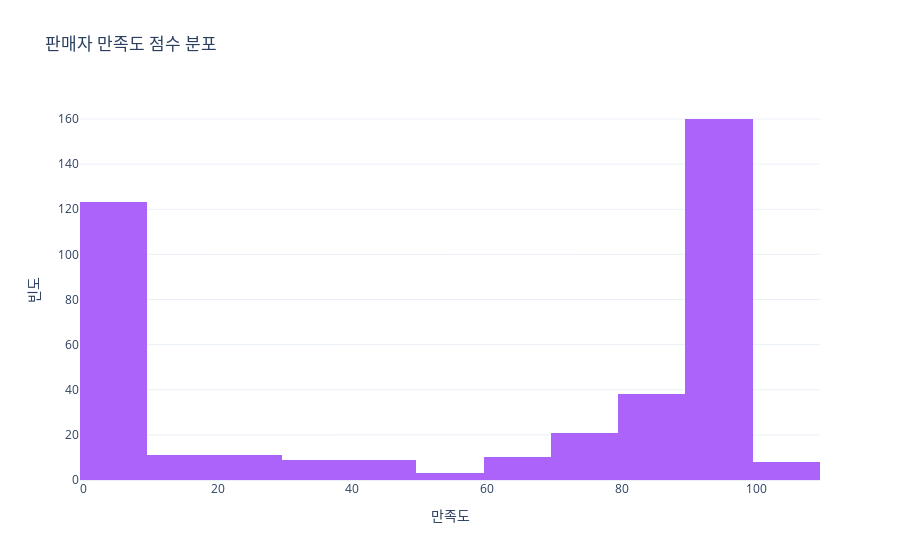

The cell this chart's notebook holds for it:
### Markdown cell above
## 4. 판매자 분석

판매자의 만족도 점수와 등록된 상품 수를 분석합니다.

### Code cell
fig = go.Figure()
fig.add_trace(go.Histogram(x=sellers_df['satisfaction_score'], nbinsx=20, marker_color='#AB63FA'))
fig.update_layout(
    title='판매자 만족도 점수 분포',
    xaxis_title='만족도',
    yaxis_title='빈도',
    template='plotly_white'
)
fig.show()

### Figure 1 — Plotly figure (JSON) as saved in the notebook; plotly's stock layout.template omitted (floating-point values rounded to 4 significant figures; data arrays with more than 128 entries replaced by an {"elided": "..."} marker saying what was removed)
{"data": [{"marker": {"color": "#AB63FA"}, "nbinsx": 20, "type": "histogram", "x": {"elided": "403 int values"}}], "layout": {"title": {"text": "판매자 만족도 점수 분포"}, "xaxis": {"title": {"text": "만족도"}}, "yaxis": {"title": {"text": "빈도"}}}}
